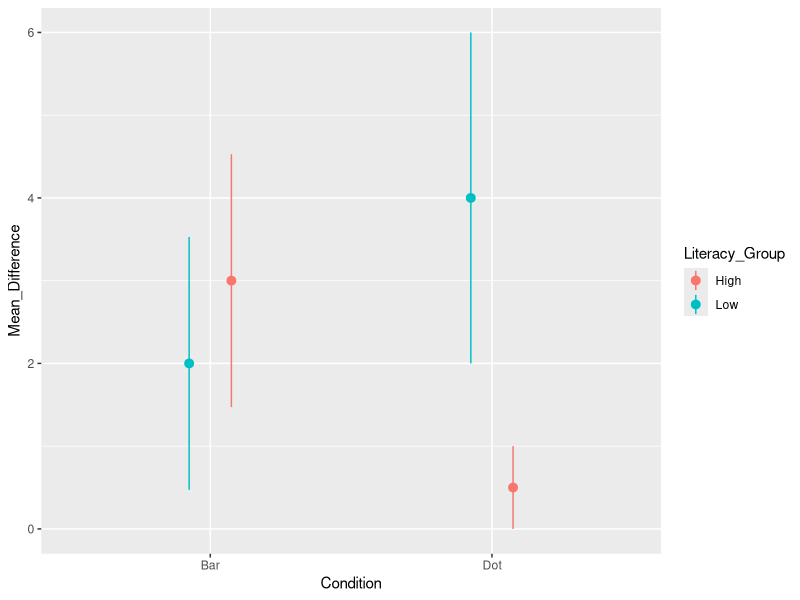

The R script that drew this image:
## ---- chunk 1
library(tidyr)
library(dplyr)
library(plotrix)
library(stringr) # useful for some string manipulation
library(ggplot2)
## ---- chunk 2
d = read.csv("Replication_Okan_2018_pilot.csv")
## ---- chunk 3
d <- d %>%
  mutate(Lit_Q1_score = if_else(Lit.Q1 == 35, 1, 0),
         Lit_Q2_score = if_else(Lit.Q2 == 15, 1, 0),
         Lit_Q3_score = if_else(Lit.Q3 == 25, 1, 0),
         Lit_Q4_score = if_else(Lit.Q4 == 25, 1, 0),
         Lit_Q5_score = if_else(Lit.Q5 == 20, 1, 0),
         Lit_Q6_score = if_else(Lit.Q6 == "Increase was the same in both intervals", 1, 0),
         Lit_Q7_score = if_else(Lit.Q7 <= 25 & Lit.Q7 >= 23, 1, 0),
         Lit_Q8_score = if_else(Lit.Q8 == 40, 1, 0),
         Lit_Q9_score = if_else(Lit.Q9 == 20, 1, 0),
         Lit_Q10_score = if_else(Lit.Q10 == "They are equal", 1, 0),
         Lit_Q11_score = if_else(Lit.Q11 == "Nopsorian", 1, 0),
         Lit_Q12_score = if_else(Lit.Q12 == "Tiosis", 1, 0),
         Lit_Q13_score = if_else(Lit.Q13 == 5, 1, 0))

## ---- chunk 4
d <- d %>%
  mutate(Literacy_Score = Lit_Q1_score + Lit_Q2_score + Lit_Q3_score + Lit_Q4_score + Lit_Q5_score +
           Lit_Q6_score + Lit_Q7_score + Lit_Q8_score + Lit_Q9_score + Lit_Q10_score + Lit_Q11_score
         + Lit_Q12_score + Lit_Q13_score)

median_literacy_score <- median(d$Literacy_Score)

d <- d %>%
  mutate(Literacy_Group = if_else(Literacy_Score >= median_literacy_score, "High", "Low"),
         Literacy_Group_Dummy = if_else(Literacy_Score >= median_literacy_score, 1, 0))
## ---- chunk 5
d <- d %>%
  mutate(Bias = Q2 - Q1)
## ---- chunk 6
bar_group = d %>% 
  filter(Condition_Dummy == 0)

dot_group = d %>% 
  filter(Condition_Dummy == 1)
## ---- chunk 7
bias_summary_d = d %>% 
  group_by(Condition, Literacy_Group) %>%
  summarise(Mean_Difference = mean(Bias, na.rm = T), 
            SE_Bias = std.error(Bias))
bias_summary_d
## ---- chunk 8
sig_bias_bar <- t.test(bar_group$Q1, bar_group$Q2, paired=TRUE)
sig_bias_bar

sig_bias_dot <- t.test(dot_group$Q1, dot_group$Q2, paired=TRUE)
sig_bias_dot

sig_bias_btw <- t.test(bar_group$Bias, dot_group$Bias)
sig_bias_btw
## ---- chunk 9
bias_model = lm(Bias ~ Condition_Dummy + Literacy_Score + (Condition_Dummy * Literacy_Score), d)
summary(bias_model)
## ---- chunk 10
ggplot(bias_summary_d, aes(x=Condition, y=Mean_Difference, group=Literacy_Group, color=Literacy_Group)) +
  geom_pointrange(position = position_dodge(width = -0.3), aes(ymin = Mean_Difference-SE_Bias, ymax = Mean_Difference+SE_Bias))
  
